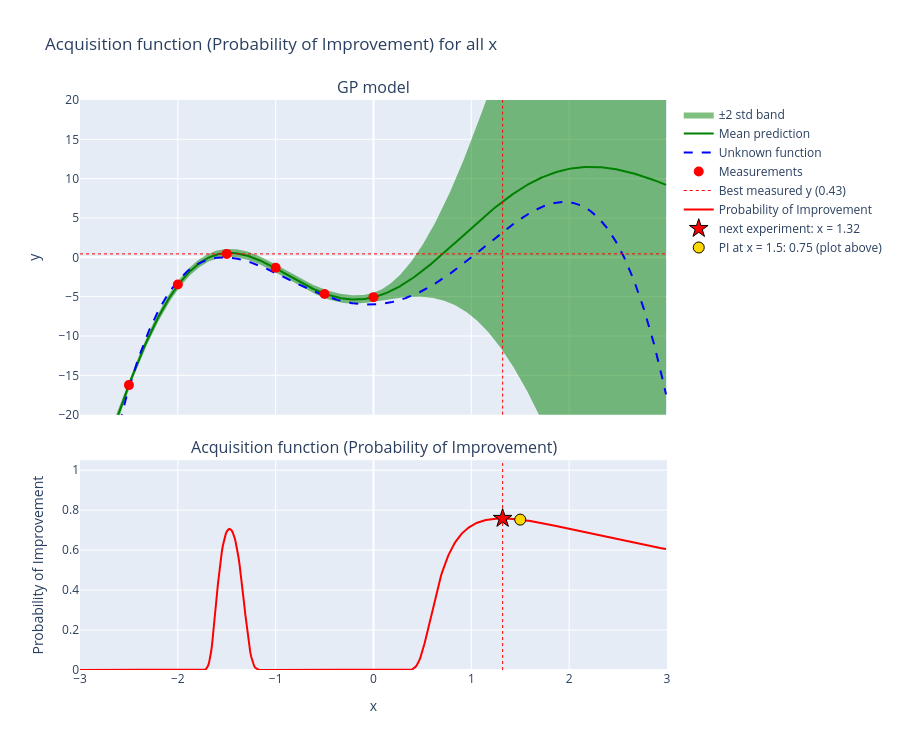

This figure's notebook cell:
### Code cell
#@title Plot the probability of improvement
# Plot acquisition function (PI): GP model with the best measured y on top, PI below
i = np.argmax(pigrid)
fig = make_subplots(rows=2, cols=1, shared_xaxes=True, row_heights=[0.6,0.4], vertical_spacing=0.08, subplot_titles=("GP model", "Acquisition function (Probability of Improvement)"))
fig.add_trace(go.Scatter(x=xgrid,y=ypred[0,:],mode='lines', line=dict(width=0,color='green'),showlegend=False),row=1,col=1)
fig.add_trace(go.Scatter(x=xgrid,y=ypred[2,:],mode='lines', line=dict(width=0,color='green'),fill='tonexty',name='±2 std band'),row=1,col=1)
fig.add_trace(go.Scatter(x=xgrid,y=ypred[1,:],mode='lines', line=dict(width=2,color='green'),name='Mean prediction'),row=1,col=1)
fig.add_trace(go.Scatter(x=xgrid,y=fgrid,mode='lines',line=dict(dash='dash',color='blue'),name='Unknown function'),row=1,col=1)
fig.add_trace(go.Scatter(x=xpoints,y=ypoints,mode='markers',marker=dict(size=10,color='red'),name='Measurements'),row=1,col=1)
fig.add_trace(go.Scatter(x=[-3,3],y=[y_max,y_max],mode='lines',line=dict(color='red',dash='dot',width=1),name=f'Best measured y ({y_max:.2f})'),row=1,col=1)
fig.add_trace(go.Scatter(x=xgrid,y=pigrid,mode='lines',line=dict(color='red'),name='Probability of Improvement'),row=2,col=1)
fig.add_trace(go.Scatter(x=[xgrid[i]],y=[pigrid[i]],mode='markers',marker=dict(symbol='star',size=14,color='red',line=dict(width=1,color='black')),name=f'next experiment: x = {xgrid[i]:.2f}'),row=2,col=1)
# PI at the point XNEW of the single-point plot above
fig.add_trace(go.Scatter(x=[xnew],y=[PI],mode='markers',marker=dict(size=11,color='gold',line=dict(width=1,color='black')),name=f'PI at x = {xnew}: {PI:.2f} (plot above)'),row=2,col=1)
fig.add_vline(x=xgrid[i], line=dict(color='red',dash='dot',width=1))
fig.update_xaxes(range=[-3, 3])
fig.update_xaxes(title_text="x", row=2, col=1)
fig.update_yaxes(range=[-20, 20], title_text="y", row=1, col=1)
fig.update_yaxes(range=[0, 1.05], title_text="Probability of Improvement", row=2, col=1)
fig.update_layout(title="Acquisition function (Probability of Improvement) for all x",legend=dict(traceorder="normal"),height=750)
fig.show()

### Figure 1 — Plotly figure (JSON) as saved in the notebook; plotly's stock layout.template omitted (floating-point values rounded to 4 significant figures; data arrays with more than 128 entries replaced by an {"elided": "..."} marker saying what was removed)
{"data": [{"line": {"color": "green", "width": 0}, "mode": "lines", "showlegend": false, "type": "scatter", "x": {"elided": "600 float values"}, "xaxis": "x", "y": {"elided": "600 float values"}, "yaxis": "y"}, {"fill": "tonexty", "line": {"color": "green", "width": 0}, "mode": "lines", "name": "±2 std band", "type": "scatter", "x": {"elided": "600 float values"}, "xaxis": "x", "y": {"elided": "600 float values"}, "yaxis": "y"}, {"line": {"color": "green", "width": 2}, "mode": "lines", "name": "Mean prediction", "type": "scatter", "x": {"elided": "600 float values"}, "xaxis": "x", "y": {"elided": "600 float values"}, "yaxis": "y"}, {"line": {"color": "blue", "dash": "dash"}, "mode": "lines", "name": "Unknown function", "type": "scatter", "x": {"elided": "600 float values"}, "xaxis": "x", "y": {"elided": "600 float values"}, "yaxis": "y"}, {"marker": {"color": "red", "size": 10}, "mode": "markers", "name": "Measurements", "type": "scatter", "x": [-2.5, -2.0, -1.5, -1.0, -0.5, 0.0], "xaxis": "x", "y": [-16.25, -3.461, 0.4348, -1.322, -4.668, -5.062], "yaxis": "y"}, {"line": {"color": "red", "dash": "dot", "width": 1}, "mode": "lines", "name": "Best measured y (0.43)", "type": "scatter", "x": [-3, 3], "xaxis": "x", "y": [0.4348, 0.4348], "yaxis": "y"}, {"line": {"color": "red"}, "mode": "lines", "name": "Probability of Improvement", "type": "scatter", "x": {"elided": "600 float values"}, "xaxis": "x2", "y": {"elided": "600 float values"}, "yaxis": "y2"}, {"marker": {"color": "red", "line": {"color": "black", "width": 1}, "size": 14, "symbol": "star"}, "mode": "markers", "name": "next experiment: x = 1.32", "type": "scatter", "x": [1.32], "xaxis": "x2", "y": [0.7587], "yaxis": "y2"}, {"marker": {"color": "gold", "line": {"color": "black", "width": 1}, "size": 11}, "mode": "markers", "name": "PI at x = 1.5: 0.75 (plot above)", "type": "scatter", "x": [1.5], "xaxis": "x2", "y": [0.7527], "yaxis": "y2"}], "layout": {"annotations": [{"font": {"size": 16}, "showarrow": false, "text": "GP model", "x": 0.5, "xanchor": "center", "xref": "paper", "y": 1.0, "yanchor": "bottom", "yref": "paper"}, {"font": {"size": 16}, "showarrow": false, "text": "Acquisition function (Probability of Improvement)", "x": 0.5, "xanchor": "center", "xref": "paper", "y": 0.368, "yanchor": "bottom", "yref": "paper"}], "height": 750, "legend": {"traceorder": "normal"}, "shapes": [{"line": {"color": "red", "dash": "dot", "width": 1}, "type": "line", "x0": 1.32, "x1": 1.32, "xref": "x", "y0": 0, "y1": 1, "yref": "y domain"}, {"line": {"color": "red", "dash": "dot", "width": 1}, "type": "line", "x0": 1.32, "x1": 1.32, "xref": "x2", "y0": 0, "y1": 1, "yref": "y2 domain"}], "title": {"text": "Acquisition function (Probability of Improvement) for all x"}, "xaxis": {"anchor": "y", "domain": [0.0, 1.0], "matches": "x2", "range": [-3, 3], "showticklabels": false}, "xaxis2": {"anchor": "y2", "domain": [0.0, 1.0], "range": [-3, 3], "title": {"text": "x"}}, "yaxis": {"anchor": "x", "domain": [0.448, 1.0], "range": [-20, 20], "title": {"text": "y"}}, "yaxis2": {"anchor": "x2", "domain": [0.0, 0.368], "range": [0, 1.05], "title": {"text": "Probability of Improvement"}}}}
